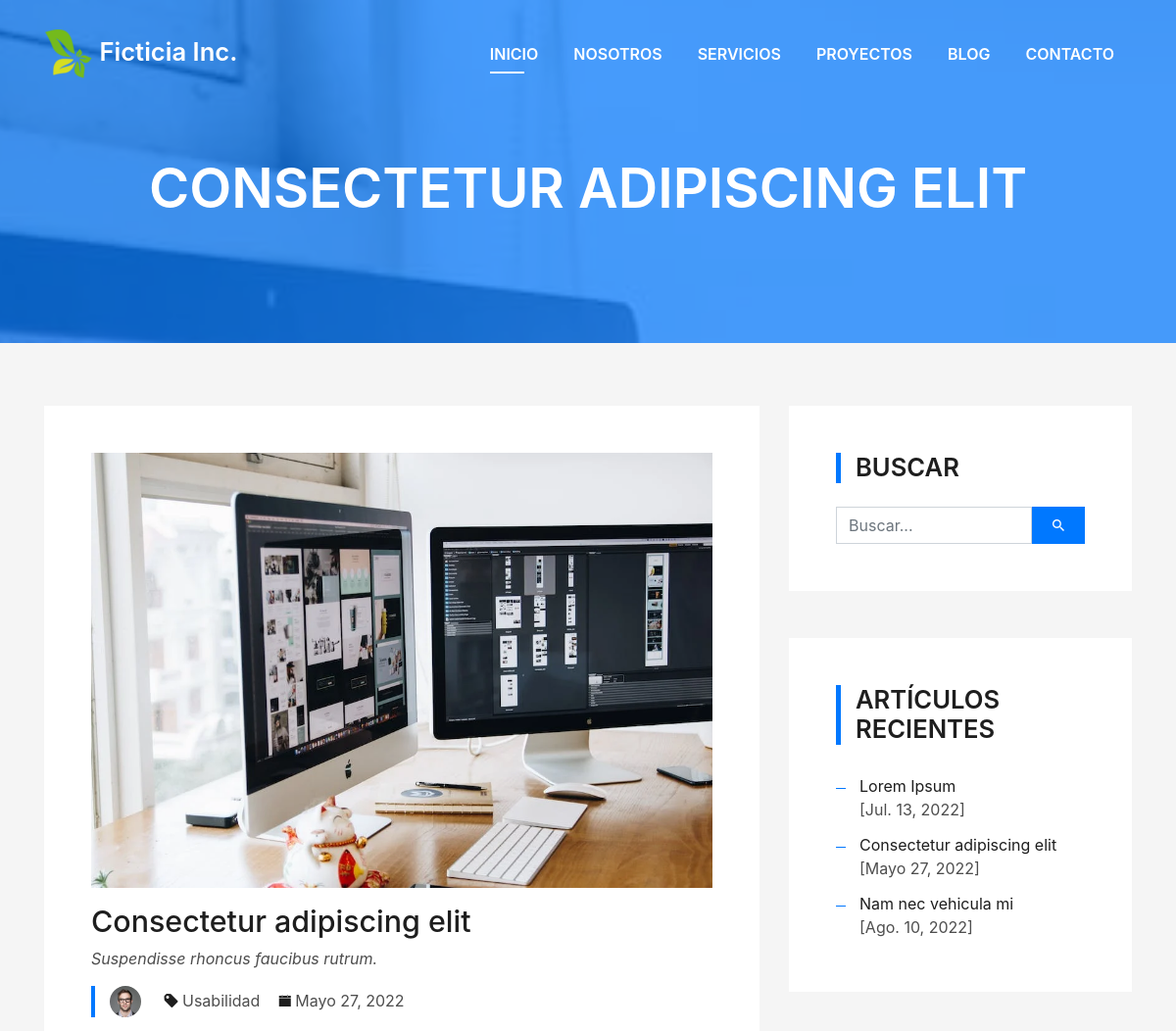
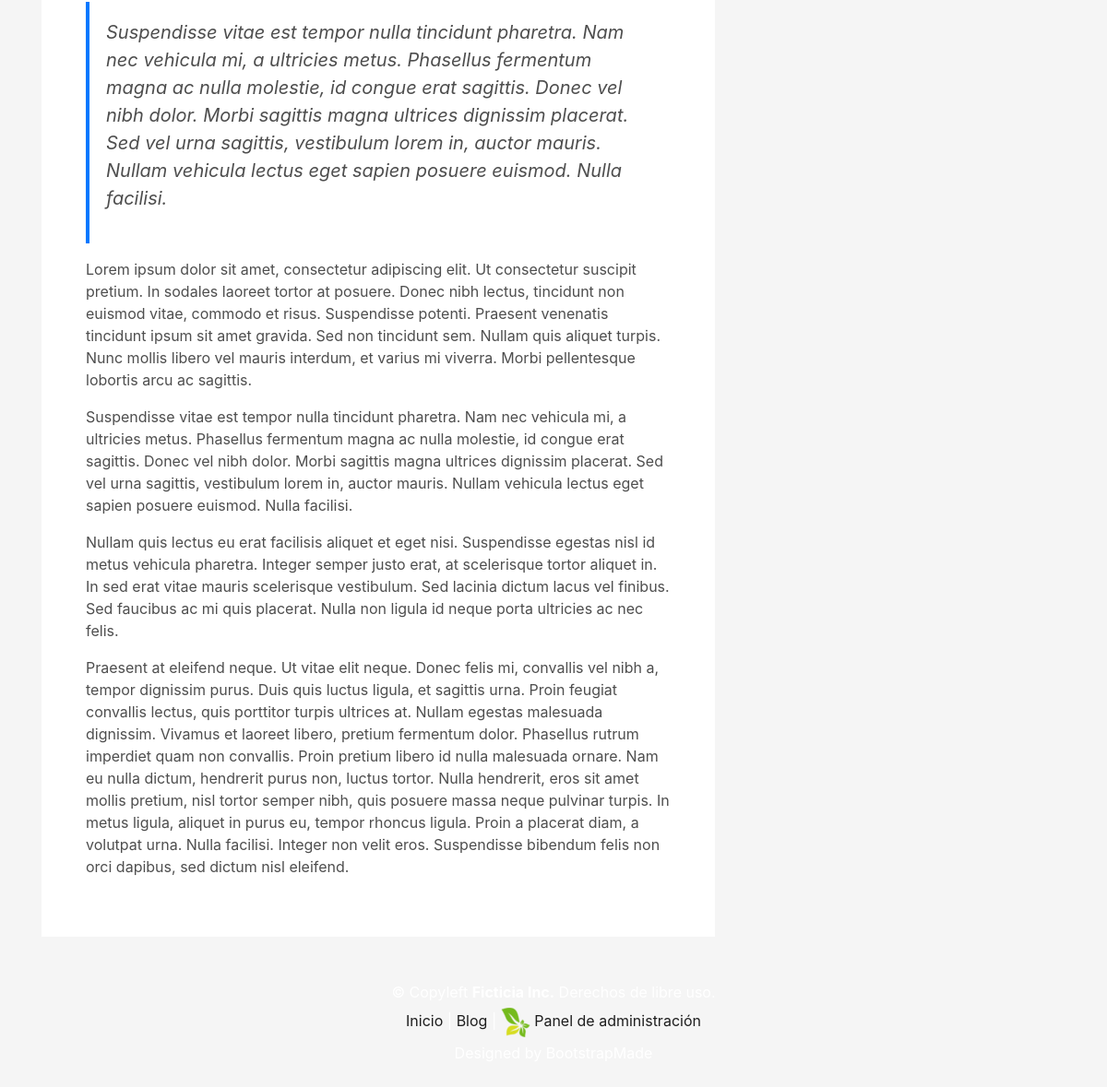
The app's page /blog/2/ with its own data (2 pictures, top to bottom).
### panel/models.py (models this page shows, shortened)
class Articulo_Model(models.Model):
    name = models.CharField(max_length=250, default='Sin nombre', verbose_name='Nombre')
    title = models.CharField(max_length=250, default='Sin título', verbose_name='Título')
    subtitle = models.CharField(max_length=250, null=True, blank=True, verbose_name='Subtítulo')
    abstract = RichTextField(null=True, blank=True, verbose_name='Resumen')
    content = RichTextField(verbose_name='Contenido')
    image = models.ImageField(null=True, blank=True, upload_to='img_articulo/', default='', verbose_name='Imagen')
    date = models.DateField(null=True, blank=True, verbose_name='Fecha')
    draft = models.BooleanField(null=True, blank=True, default=True, verbose_name='Borrador')
    fk_categoria = models.ForeignKey('Categoria_Model', on_delete=models.DO_NOTHING, null=True, blank=True, verbose_name='Categoría')
    created = models.DateTimeField(auto_now_add=True, null=True, blank=True, verbose_name='Fecha de creación')
    updated = models.DateTimeField(auto_now=True, null=True, blank=True, verbose_name='Fecha de última modificación')
    class Meta:
        verbose_name = 'Articulo'
        verbose_name_plural = 'Articulos'
        ordering = ['id']

class Categoria_Model(models.Model):
    name = models.CharField(max_length=250, verbose_name='Nombre')
    description = RichTextField(null=True, blank=True, verbose_name='Descripción')
    class Meta:
        verbose_name = 'Categoría'
        verbose_name_plural = 'Categorías'
        ordering = ['id']
    def __str__(self):
        return self.name

### blog/views.py (the view)
# urls.py: path('blog/<int:id>/', blog.views.ver_articulo, name='ver_articulo'),
def ver_articulo(request, id, *args, **kwargs):
    itemObj = Articulo_Model.objects.filter(id=id)
    paginas_list = Pagina_Model.objects.all() # Lista de paginas
    articulos_list = Articulo_Model.objects.filter(draft=False) # Lista de articulos
    context = {
        'singular' : 'artículo',
        'plural' : 'artículos',
        'url_listar' : 'listar_articulos',
        'paginas': paginas_list,
        'articulos': articulos_list,
        'item': list(itemObj),
    }
    return render(request, 'blog/detalle.html', context)

### blog/templates/blog/detalle.html (shortened to what this page needs)
{% extends "blog/base.html" %}
{% load static %}
{% block content %}
  <div class="intro intro-single route bg-image" style="background-image: url({{ item.0.image.url}})">
    <div class="overlay-mf"></div>
    <div class="intro-content display-table">
      <div class="table-cell">
        <div class="container">
          <h2 class="intro-title mb-4">{{ item.0.title }}</h2>
        </div>
      </div>
    </div>
  </div>
  <section class="blog-wrapper sect-pt4" id="blog">
    <div class="container">
      <div class="row">
        <div class="col-md-8">
          <div class="post-box">
            <div class="post-thumb">
              <img src="{{ item.0.image.url}}" class="img-fluid" alt="">
            </div>
            <div class="post-meta">
              <h1 class="article-title">{{ item.0.title }}</h1>
              <p class="mb-0"><em>{{ item.0.subtitle|safe }}</em></p>
              <ul>
                <li>
                  <div class="post-author">
                      <img src="{% static 'front/img/testimonial-2.jpg' %}" alt="" class="avatar rounded-circle">
                  </div>
                </li>
                <li>
                  <span class="ion-pricetag"></span>
                  {{ item.0.fk_categoria }}
                </li>
                <li>
                  <span class="ion-ios-calendar"></span> {{ item.0.date }}
                </li>
              </ul>
            </div>
            <div class="article-content">
              <blockquote class="blockquote">
                <div class="mb-0">{{ item.0.abstract|safe }}</div>
              </blockquote>
              {{ item.0.content|safe }}
            </div>
          </div>
        </div>
        <div class="col-md-4">
          <div class="widget-sidebar sidebar-search">
            <h5 class="sidebar-title">Buscar</h5>
            <div class="sidebar-content">
              {% include 'blog/form_buscar.html' %}
            </div>
          </div>
          {% include 'blog/recientes.html' %}
        </div>
      </div>
    </div>
  </section>
  {% endblock content %}

### blog/templates/blog/recientes.html
{% load static %}
          <div class="widget-sidebar">
            <h5 class="sidebar-title">Artículos recientes</h5>
            <div class="sidebar-content">
              <ul class="list-sidebar">
                {% for articulo in articulos %}
                <li>
                  <a href="{% url 'ver_articulo' articulo.id %}">{{ articulo.title }}</a> <br />
                  [{{ articulo.date }}]
                </li>
                {% endfor %}
              </ul>
            </div>
          </div>

### blog/templates/blog/footer.html
{% load static %}
    <footer>
      <div class="container">
        <div class="row">
          <div class="col-sm-12">
            <div class="copyright-box">
              {% for pagina in paginas %}
                {% if pagina.name == 'footer' %}
                  {{ pagina.content|safe }}
                {% endif %}
              {% endfor %}
              <p class="copyright">
                <a href="{% url 'app_blog_index' %}">Inicio</a> |
                <a href="{% url 'listar_articulos' %}">Blog</a> |
                <a href="{% url 'panel:entrar' %}" target="_blank">
                  <img src="{% static 'front/img/favicon.png' %}" />
                  Panel de administración</a>
              </p>
              <div class="credits">
                Designed by <a href="https://bootstrapmade.com/">BootstrapMade</a>
              </div>
            </div>
          </div>
        </div>
      </div>
    </footer>

### blog/static/front/css/style.css (style rules this page uses)
body { background-color: #f5f5f5; color: #4e4e4e; }
h1, h2, h3, h4, h5, h6 { color: #1e1e1e; }
a { color: #1e1e1e; transition: all 0.5s ease-in-out; }
.avatar { width: 32px; height: 32px; margin-right: 4px; overflow: hidden; }
.bg-image { background-repeat: no-repeat; background-attachment: fixed; background-size: cover; background-position: center center; }
.overlay-mf { background-color: #0078ff; }
.overlay-mf { position: absolute; top: 0; left: 0px; padding: 0; height: 100%; width: 100%; opacity: .7; }
.display-table { width: 100%; height: 100%; display: table; }
.table-cell { display: table-cell; vertical-align: middle; }
.sect-pt4 { padding-top: 4rem; }
.ul-resect, .socials ul, .list-ico, .blog-wrapper .post-meta ul, .box-comments .list-comments, .widget-sidebar .list-sidebar, .widget-tags ul { list-style: none; padding-left: 0; margin-bottom: 0; }
.intro { height: 100vh; position: relative; color: #fff; }
.intro .intro-content { text-align: center; position: absolute; }
.intro .intro-title { color: #fff; font-weight: 600; font-size: 3rem; }
.intro-single { height: 350px; }
.intro-single .intro-content { margin-top: 30px; }
.intro-single .intro-title { text-transform: uppercase; font-size: 3rem; }
.post-box, .form-comments, .box-comments, .widget-sidebar { padding: 2rem; background-color: #fff; margin-bottom: 3rem; }
.blog-wrapper .article-title { font-size: 1.5rem; }
.blog-wrapper .post-meta { margin: 1rem 0; }
.blog-wrapper .post-meta ul { border-left: 4px solid #0078ff; margin-top: 1rem; }
.blog-wrapper .post-meta ul li { display: inline-block; margin-left: 15px; }
.blog-wrapper .post-meta ul span { color: #1e1e1e; }
.blog-wrapper .blockquote { border-left: 4px solid #0078ff; padding: 18px; font-style: italic; }
.widget-sidebar .sidebar-title { font-size: 1.6rem; font-weight: 600; border-left: 5px solid #0078ff; padding-left: 15px; text-transform: uppercase; margin-bottom: 1.5rem; }
.widget-sidebar .list-sidebar li { position: relative; padding: 6px 0 6px 24px; }
.widget-sidebar .list-sidebar li:before { position: absolute; content: ""; width: 10px; height: 1px; left: 0; background-color: #0078ff; top: 20px; }
footer { text-align: center; color: #fff; padding-bottom: 4rem; }
footer .copyright { margin-bottom: .3rem; }
footer .credits { margin-bottom: 0; }
footer .credits a { color: #fff; }
@media (min-width: 768px) { .intro .intro-title { font-size: 4.5rem; } }
@media (min-width: 768px) { .intro-single .intro-title { font-size: 3.5rem; } }
@media (min-width: 768px) { .post-box, .form-comments, .box-comments, .widget-sidebar { padding: 3rem; } }
@media (min-width: 768px) { .blog-wrapper .article-title { font-size: 1.9rem; } }

### records on screen
Articulo_Model: image (picture), title "CONSECTETUR ADIPISCING ELIT", title "Consectetur adipiscing elit", subtitle "Suspendisse rhoncus faucibus rutrum.", fk_categoria.name "Usabilidad", date "Mayo 27, 2022", abstract "Suspendisse vitae est tempor nulla tincidunt pharetra. Nam nec vehicula mi, a ultricies metus. Phasellus fermentum magna ac nulla molestie, id congue erat sagittis. Donec vel nibh dolor. Morbi sagittis magna ultrices dignissim placerat. Sed vel urna sagittis, vestibulum lorem in, auctor mauris. Nullam vehicula lectus eget sapien posuere euismod. Nulla facilisi.", content "Lorem ipsum dolor sit amet, consectetur adipiscing elit. Ut consectetur suscipit pretium. In sodales laoreet tortor at posuere. Donec nibh lectus, tincidunt non euismod vitae, commodo et risus. Suspendisse potenti. Praesent venenatis tincidunt ipsum sit amet gravida. Sed non tincidunt sem. Nullam quis aliquet turpis. Nunc mollis libero vel mauris interdum, et varius mi viverra. Morbi pellentesque lobortis arcu ac sagittis. Suspendisse vitae est tempor nulla tincidunt pharetra. Nam nec vehicula mi, a ultricies metus. Phasellus fermentum magna ac nulla molestie, id congue erat sagittis. Donec vel nibh dolor. Morbi sagittis magna ultrices dignissim placerat. Sed vel urna sagittis, vestibulum…"
Articulo_Model: title "Lorem Ipsum", date "Jul. 13, 2022"
Articulo_Model: title "Nam nec vehicula mi", date "Ago. 10, 2022"
